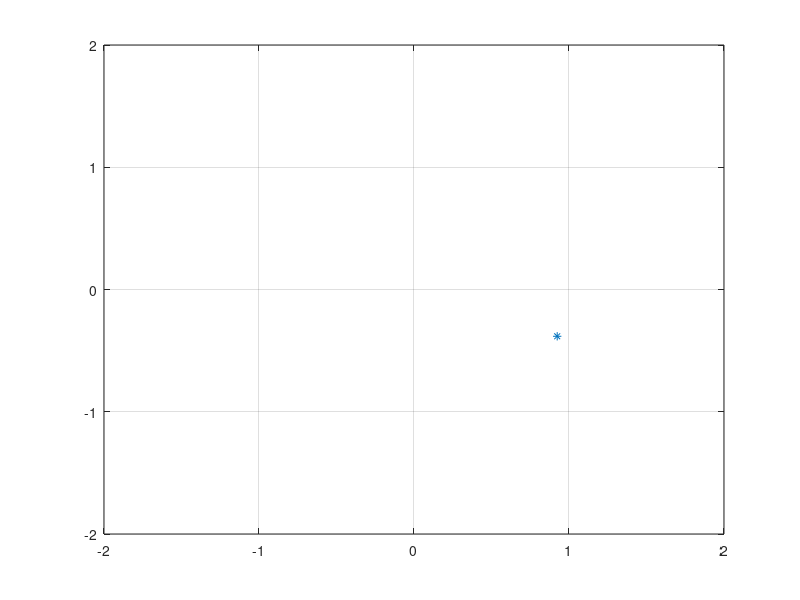

Write the MATLAB code that produced this figure.
clc;
clear all;
x=input('enter the data');
l=length(x);
a=1;
for a=1:l
    if(x(a)==000)
        y=exp(i*(pi/8));
    else if(x(a)==001)
            y=exp(i*(3*pi/8));
        else if(x(a)==010)
                y=exp(i*(5*pi/8));
            else if(x(a)==011)
                    y=exp(i*(7*pi/8));
                else if(x(a)==100)
                        y=exp(i*(9*pi/8));
                    else if(x(a)==101)
                            y=exp(i*(11*pi/8));
                        else if(x(a)==110)
                                y=exp(i*(13*pi/8));
                            else (x(a)==111)
                                y=exp(i*(15*pi/8));
                            end
                        end
                    end
                end
            end
        end
    end
    disp(y);
    plot(y,'*');
    a=a+1;
    hold on;
    grid on;
    axis([-2 2 -2 2]);
end




